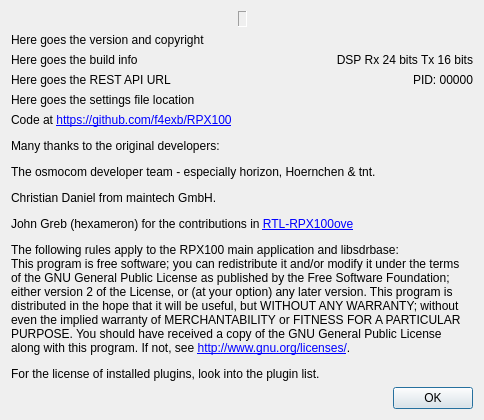
<?xml version="1.0" encoding="UTF-8"?>
<ui version="4.0">
 <class>AboutDialog</class>
 <widget class="QDialog" name="AboutDialog">
  <property name="geometry">
   <rect>
    <x>0</x>
    <y>0</y>
    <width>484</width>
    <height>602</height>
   </rect>
  </property>
  <property name="font">
   <font>
    <family>Liberation Sans</family>
    <pointsize>9</pointsize>
   </font>
  </property>
  <property name="windowTitle">
   <string>About RPX100</string>
  </property>
  <layout class="QVBoxLayout" name="verticalLayout">
   <property name="sizeConstraint">
    <enum>QLayout::SetFixedSize</enum>
   </property>
   <item>
    <layout class="QHBoxLayout" name="horizontalLayout">
     <property name="spacing">
      <number>0</number>
     </property>
     <item>
      <spacer name="horizontalSpacer_2">
       <property name="orientation">
        <enum>Qt::Horizontal</enum>
       </property>
       <property name="sizeHint" stdset="0">
        <size>
         <width>0</width>
         <height>0</height>
        </size>
       </property>
      </spacer>
     </item>
     <item>
      <widget class="QLabel" name="label">
       <property name="sizePolicy">
        <sizepolicy hsizetype="Fixed" vsizetype="Fixed">
         <horstretch>0</horstretch>
         <verstretch>0</verstretch>
        </sizepolicy>
       </property>
       <property name="frameShape">
        <enum>QFrame::Panel</enum>
       </property>
       <property name="frameShadow">
        <enum>QFrame::Sunken</enum>
       </property>
       <property name="text">
        <string/>
       </property>
       <property name="pixmap">
        <pixmap resource="../resources/res.qrc">:/RPX100_logo.png</pixmap>
       </property>
       <property name="alignment">
        <set>Qt::AlignCenter</set>
       </property>
      </widget>
     </item>
     <item>
      <spacer name="horizontalSpacer">
       <property name="orientation">
        <enum>Qt::Horizontal</enum>
       </property>
       <property name="sizeHint" stdset="0">
        <size>
         <width>0</width>
         <height>0</height>
        </size>
       </property>
      </spacer>
     </item>
    </layout>
   </item>
   <item>
    <widget class="QLabel" name="version">
     <property name="text">
      <string>Here goes the version and copyright</string>
     </property>
    </widget>
   </item>
   <item>
    <layout class="QHBoxLayout" name="buildLayout">
     <item>
      <widget class="QLabel" name="build">
       <property name="text">
        <string>Here goes the build info</string>
       </property>
      </widget>
     </item>
     <item>
      <widget class="QLabel" name="dspBits">
       <property name="text">
        <string>DSP Rx 24 bits Tx 16 bits</string>
       </property>
       <property name="alignment">
        <set>Qt::AlignRight|Qt::AlignTrailing|Qt::AlignVCenter</set>
       </property>
      </widget>
     </item>
    </layout>
   </item>
   <item>
    <layout class="QHBoxLayout" name="runtimeLayout">
     <item>
      <widget class="QLabel" name="restApiUrl">
       <property name="text">
        <string>Here goes the REST API URL</string>
       </property>
      </widget>
     </item>
     <item>
      <widget class="QLabel" name="pid">
       <property name="maximumSize">
        <size>
         <width>80</width>
         <height>16777215</height>
        </size>
       </property>
       <property name="text">
        <string>PID: 00000</string>
       </property>
       <property name="alignment">
        <set>Qt::AlignRight|Qt::AlignTrailing|Qt::AlignVCenter</set>
       </property>
      </widget>
     </item>
    </layout>
   </item>
   <item>
    <layout class="QHBoxLayout" name="horizontalLayout_2">
     <item>
      <widget class="QLabel" name="settingsFile">
       <property name="text">
        <string>Here goes the settings file location</string>
       </property>
      </widget>
     </item>
    </layout>
   </item>
   <item>
    <widget class="QLabel" name="info">
     <property name="text">
      <string>&lt;html&gt;&lt;head/&gt;&lt;body&gt;&lt;p&gt;Code at &lt;a href=&quot;https://github.com/f4exb/RPX100&quot;&gt;&lt;span style=&quot; text-decoration: underline; color:#0000ff;&quot;&gt;https://github.com/f4exb/RPX100&lt;/span&gt;&lt;/a&gt;&lt;/p&gt;&lt;p&gt;Many thanks to the original developers:&lt;/p&gt;&lt;p&gt;The osmocom developer team - especially horizon, Hoernchen &amp;amp; tnt.&lt;/p&gt;&lt;p&gt;Christian Daniel from maintech GmbH.&lt;/p&gt;&lt;p&gt;John Greb (hexameron) for the contributions in &lt;a href=&quot;https://github.com/hexameron/rtl-RPX100ove&quot;&gt;&lt;span style=&quot; text-decoration: underline; color:#0000ff;&quot;&gt;RTL-RPX100ove&lt;/span&gt;&lt;/a&gt;&lt;/p&gt;&lt;p&gt;The following rules apply to the RPX100 main application and libsdrbase:&lt;br/&gt;This program is free software; you can redistribute it and/or modify it under the terms of the GNU General Public License as published by the Free Software Foundation; either version 2 of the License, or (at your option) any later version. This program is distributed in the hope that it will be useful, but WITHOUT ANY WARRANTY; without even the implied warranty of MERCHANTABILITY or FITNESS FOR A PARTICULAR PURPOSE. You should have received a copy of the GNU General Public License along with this program. If not, see &lt;a href=&quot;http://www.gnu.org/licenses/&quot;&gt;&lt;span style=&quot; text-decoration: underline; color:#0000ff;&quot;&gt;http://www.gnu.org/licenses/&lt;/span&gt;&lt;/a&gt;.&lt;/p&gt;&lt;p&gt;For the license of installed plugins, look into the plugin list.&lt;/p&gt;&lt;/body&gt;&lt;/html&gt;</string>
     </property>
     <property name="wordWrap">
      <bool>true</bool>
     </property>
     <property name="openExternalLinks">
      <bool>true</bool>
     </property>
    </widget>
   </item>
   <item>
    <spacer name="verticalSpacer">
     <property name="orientation">
      <enum>Qt::Vertical</enum>
     </property>
     <property name="sizeHint" stdset="0">
      <size>
       <width>0</width>
       <height>0</height>
      </size>
     </property>
    </spacer>
   </item>
   <item>
    <widget class="QDialogButtonBox" name="buttonBox">
     <property name="orientation">
      <enum>Qt::Horizontal</enum>
     </property>
     <property name="standardButtons">
      <set>QDialogButtonBox::Ok</set>
     </property>
    </widget>
   </item>
  </layout>
 </widget>
 <resources>
  <include location="../resources/res.qrc"/>
  <include location="../resources/res.qrc"/>
  <include location="../resources/res.qrc"/>
  <include location="../resources/res.qrc"/>
  <include location="../resources/res.qrc"/>
  <include location="../resources/res.qrc"/>
  <include location="../resources/res.qrc"/>
  <include location="../resources/res.qrc"/>
  <include location="../resources/res.qrc"/>
  <include location="../resources/res.qrc"/>
  <include location="../resources/res.qrc"/>
  <include location="../resources/res.qrc"/>
  <include location="../resources/res.qrc"/>
  <include location="../resources/res.qrc"/>
  <include location="../resources/res.qrc"/>
  <include location="../resources/res.qrc"/>
  <include location="../resources/res.qrc"/>
  <include location="../resources/res.qrc"/>
  <include location="../resources/res.qrc"/>
  <include location="../resources/res.qrc"/>
  <include location="../resources/res.qrc"/>
  <include location="../resources/res.qrc"/>
  <include location="../resources/res.qrc"/>
  <include location="../resources/res.qrc"/>
  <include location="../resources/res.qrc"/>
  <include location="../resources/res.qrc"/>
  <include location="../resources/res.qrc"/>
  <include location="../resources/res.qrc"/>
  <include location="../resources/res.qrc"/>
  <include location="../resources/res.qrc"/>
  <include location="../resources/res.qrc"/>
  <include location="../resources/res.qrc"/>
  <include location="../resources/res.qrc"/>
  <include location="../resources/res.qrc"/>
 </resources>
 <connections>
  <connection>
   <sender>buttonBox</sender>
   <signal>accepted()</signal>
   <receiver>AboutDialog</receiver>
   <slot>accept()</slot>
   <hints>
    <hint type="sourcelabel">
     <x>248</x>
     <y>254</y>
    </hint>
    <hint type="destinationlabel">
     <x>157</x>
     <y>274</y>
    </hint>
   </hints>
  </connection>
  <connection>
   <sender>buttonBox</sender>
   <signal>rejected()</signal>
   <receiver>AboutDialog</receiver>
   <slot>reject()</slot>
   <hints>
    <hint type="sourcelabel">
     <x>316</x>
     <y>260</y>
    </hint>
    <hint type="destinationlabel">
     <x>286</x>
     <y>274</y>
    </hint>
   </hints>
  </connection>
 </connections>
</ui>
